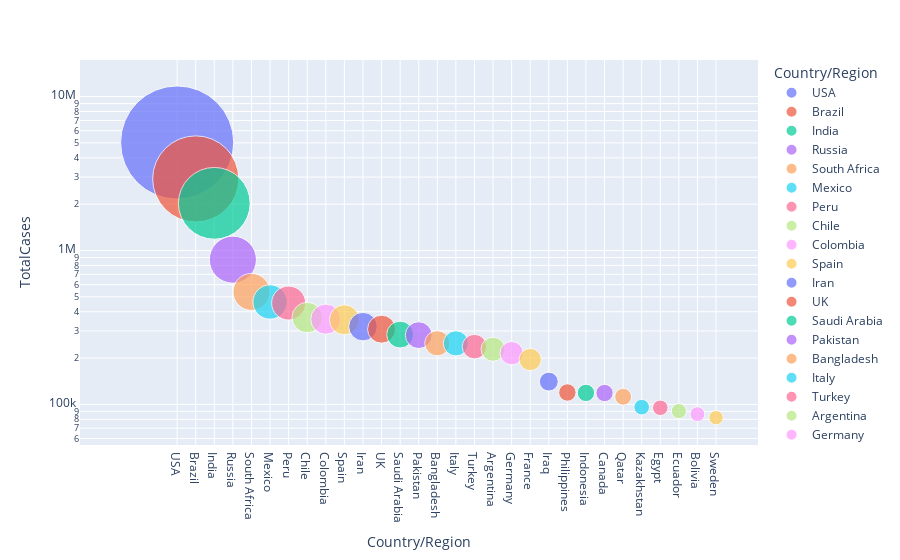

Notebook cell for this chart:
### Code cell
px.scatter(df1.head(30), x = 'Country/Region', y='TotalCases', hover_data = ['Country/Region', 'Continent'],
          color='Country/Region', size='TotalCases', size_max=80, log_y=True)

### Figure 1 — Plotly figure (JSON) as saved in the notebook; plotly's stock layout.template omitted (floating-point values rounded to 4 significant figures)
{"data": [{"customdata": [["USA", "North America"]], "hovertemplate": "Country/Region=%{customdata[0]}<br>TotalCases=%{marker.size}<br>Continent=%{customdata[1]}<extra></extra>", "legendgroup": "USA", "marker": {"color": "#636efa", "size": [5032179], "sizemode": "area", "sizeref": 786.3, "symbol": "circle"}, "mode": "markers", "name": "USA", "orientation": "v", "showlegend": true, "type": "scatter", "x": ["USA"], "xaxis": "x", "y": [5032179], "yaxis": "y"}, {"customdata": [["Brazil", "South America"]], "hovertemplate": "Country/Region=%{customdata[0]}<br>TotalCases=%{marker.size}<br>Continent=%{customdata[1]}<extra></extra>", "legendgroup": "Brazil", "marker": {"color": "#EF553B", "size": [2917562], "sizemode": "area", "sizeref": 786.3, "symbol": "circle"}, "mode": "markers", "name": "Brazil", "orientation": "v", "showlegend": true, "type": "scatter", "x": ["Brazil"], "xaxis": "x", "y": [2917562], "yaxis": "y"}, {"customdata": [["India", "Asia"]], "hovertemplate": "Country/Region=%{customdata[0]}<br>TotalCases=%{marker.size}<br>Continent=%{customdata[1]}<extra></extra>", "legendgroup": "India", "marker": {"color": "#00cc96", "size": [2025409], "sizemode": "area", "sizeref": 786.3, "symbol": "circle"}, "mode": "markers", "name": "India", "orientation": "v", "showlegend": true, "type": "scatter", "x": ["India"], "xaxis": "x", "y": [2025409], "yaxis": "y"}, {"customdata": [["Russia", "Europe"]], "hovertemplate": "Country/Region=%{customdata[0]}<br>TotalCases=%{marker.size}<br>Continent=%{customdata[1]}<extra></extra>", "legendgroup": "Russia", "marker": {"color": "#ab63fa", "size": [871894], "sizemode": "area", "sizeref": 786.3, "symbol": "circle"}, "mode": "markers", "name": "Russia", "orientation": "v", "showlegend": true, "type": "scatter", "x": ["Russia"], "xaxis": "x", "y": [871894], "yaxis": "y"}, {"customdata": [["South Africa", "Africa"]], "hovertemplate": "Country/Region=%{customdata[0]}<br>TotalCases=%{marker.size}<br>Continent=%{customdata[1]}<extra></extra>", "legendgroup": "South Africa", "marker": {"color": "#FFA15A", "size": [538184], "sizemode": "area", "sizeref": 786.3, "symbol": "circle"}, "mode": "markers", "name": "South Africa", "orientation": "v", "showlegend": true, "type": "scatter", "x": ["South Africa"], "xaxis": "x", "y": [538184], "yaxis": "y"}, {"customdata": [["Mexico", "North America"]], "hovertemplate": "Country/Region=%{customdata[0]}<br>TotalCases=%{marker.size}<br>Continent=%{customdata[1]}<extra></extra>", "legendgroup": "Mexico", "marker": {"color": "#19d3f3", "size": [462690], "sizemode": "area", "sizeref": 786.3, "symbol": "circle"}, "mode": "markers", "name": "Mexico", "orientation": "v", "showlegend": true, "type": "scatter", "x": ["Mexico"], "xaxis": "x", "y": [462690], "yaxis": "y"}, {"customdata": [["Peru", "South America"]], "hovertemplate": "Country/Region=%{customdata[0]}<br>TotalCases=%{marker.size}<br>Continent=%{customdata[1]}<extra></extra>", "legendgroup": "Peru", "marker": {"color": "#FF6692", "size": [455409], "sizemode": "area", "sizeref": 786.3, "symbol": "circle"}, "mode": "markers", "name": "Peru", "orientation": "v", "showlegend": true, "type": "scatter", "x": ["Peru"], "xaxis": "x", "y": [455409], "yaxis": "y"}, {"customdata": [["Chile", "South America"]], "hovertemplate": "Country/Region=%{customdata[0]}<br>TotalCases=%{marker.size}<br>Continent=%{customdata[1]}<extra></extra>", "legendgroup": "Chile", "marker": {"color": "#B6E880", "size": [366671], "sizemode": "area", "sizeref": 786.3, "symbol": "circle"}, "mode": "markers", "name": "Chile", "orientation": "v", "showlegend": true, "type": "scatter", "x": ["Chile"], "xaxis": "x", "y": [366671], "yaxis": "y"}, {"customdata": [["Colombia", "South America"]], "hovertemplate": "Country/Region=%{customdata[0]}<br>TotalCases=%{marker.size}<br>Continent=%{customdata[1]}<extra></extra>", "legendgroup": "Colombia", "marker": {"color": "#FF97FF", "size": [357710], "sizemode": "area", "sizeref": 786.3, "symbol": "circle"}, "mode": "markers", "name": "Colombia", "orientation": "v", "showlegend": true, "type": "scatter", "x": ["Colombia"], "xaxis": "x", "y": [357710], "yaxis": "y"}, {"customdata": [["Spain", "Europe"]], "hovertemplate": "Country/Region=%{customdata[0]}<br>TotalCases=%{marker.size}<br>Continent=%{customdata[1]}<extra></extra>", "legendgroup": "Spain", "marker": {"color": "#FECB52", "size": [354530], "sizemode": "area", "sizeref": 786.3, "symbol": "circle"}, "mode": "markers", "name": "Spain", "orientation": "v", "showlegend": true, "type": "scatter", "x": ["Spain"], "xaxis": "x", "y": [354530], "yaxis": "y"}, {"customdata": [["Iran", "Asia"]], "hovertemplate": "Country/Region=%{customdata[0]}<br>TotalCases=%{marker.size}<br>Continent=%{customdata[1]}<extra></extra>", "legendgroup": "Iran", "marker": {"color": "#636efa", "size": [320117], "sizemode": "area", "sizeref": 786.3, "symbol": "circle"}, "mode": "markers", "name": "Iran", "orientation": "v", "showlegend": true, "type": "scatter", "x": ["Iran"], "xaxis": "x", "y": [320117], "yaxis": "y"}, {"customdata": [["UK", "Europe"]], "hovertemplate": "Country/Region=%{customdata[0]}<br>TotalCases=%{marker.size}<br>Continent=%{customdata[1]}<extra></extra>", "legendgroup": "UK", "marker": {"color": "#EF553B", "size": [308134], "sizemode": "area", "sizeref": 786.3, "symbol": "circle"}, "mode": "markers", "name": "UK", "orientation": "v", "showlegend": true, "type": "scatter", "x": ["UK"], "xaxis": "x", "y": [308134], "yaxis": "y"}, {"customdata": [["Saudi Arabia", "Asia"]], "hovertemplate": "Country/Region=%{customdata[0]}<br>TotalCases=%{marker.size}<br>Continent=%{customdata[1]}<extra></extra>", "legendgroup": "Saudi Arabia", "marker": {"color": "#00cc96", "size": [284226], "sizemode": "area", "sizeref": 786.3, "symbol": "circle"}, "mode": "markers", "name": "Saudi Arabia", "orientation": "v", "showlegend": true, "type": "scatter", "x": ["Saudi Arabia"], "xaxis": "x", "y": [284226], "yaxis": "y"}, {"customdata": [["Pakistan", "Asia"]], "hovertemplate": "Country/Region=%{customdata[0]}<br>TotalCases=%{marker.size}<br>Continent=%{customdata[1]}<extra></extra>", "legendgroup": "Pakistan", "marker": {"color": "#ab63fa", "size": [281863], "sizemode": "area", "sizeref": 786.3, "symbol": "circle"}, "mode": "markers", "name": "Pakistan", "orientation": "v", "showlegend": true, "type": "scatter", "x": ["Pakistan"], "xaxis": "x", "y": [281863], "yaxis": "y"}, {"customdata": [["Bangladesh", "Asia"]], "hovertemplate": "Country/Region=%{customdata[0]}<br>TotalCases=%{marker.size}<br>Continent=%{customdata[1]}<extra></extra>", "legendgroup": "Bangladesh", "marker": {"color": "#FFA15A", "size": [249651], "sizemode": "area", "sizeref": 786.3, "symbol": "circle"}, "mode": "markers", "name": "Bangladesh", "orientation": "v", "showlegend": true, "type": "scatter", "x": ["Bangladesh"], "xaxis": "x", "y": [249651], "yaxis": "y"}, {"customdata": [["Italy", "Europe"]], "hovertemplate": "Country/Region=%{customdata[0]}<br>TotalCases=%{marker.size}<br>Continent=%{customdata[1]}<extra></extra>", "legendgroup": "Italy", "marker": {"color": "#19d3f3", "size": [249204], "sizemode": "area", "sizeref": 786.3, "symbol": "circle"}, "mode": "markers", "name": "Italy", "orientation": "v", "showlegend": true, "type": "scatter", "x": ["Italy"], "xaxis": "x", "y": [249204], "yaxis": "y"}, {"customdata": [["Turkey", "Asia"]], "hovertemplate": "Country/Region=%{customdata[0]}<br>TotalCases=%{marker.size}<br>Continent=%{customdata[1]}<extra></extra>", "legendgroup": "Turkey", "marker": {"color": "#FF6692", "size": [237265], "sizemode": "area", "sizeref": 786.3, "symbol": "circle"}, "mode": "markers", "name": "Turkey", "orientation": "v", "showlegend": true, "type": "scatter", "x": ["Turkey"], "xaxis": "x", "y": [237265], "yaxis": "y"}, {"customdata": [["Argentina", "South America"]], "hovertemplate": "Country/Region=%{customdata[0]}<br>TotalCases=%{marker.size}<br>Continent=%{customdata[1]}<extra></extra>", "legendgroup": "Argentina", "marker": {"color": "#B6E880", "size": [228195], "sizemode": "area", "sizeref": 786.3, "symbol": "circle"}, "mode": "markers", "name": "Argentina", "orientation": "v", "showlegend": true, "type": "scatter", "x": ["Argentina"], "xaxis": "x", "y": [228195], "yaxis": "y"}, {"customdata": [["Germany", "Europe"]], "hovertemplate": "Country/Region=%{customdata[0]}<br>TotalCases=%{marker.size}<br>Continent=%{customdata[1]}<extra></extra>", "legendgroup": "Germany", "marker": {"color": "#FF97FF", "size": [215210], "sizemode": "area", "sizeref": 786.3, "symbol": "circle"}, "mode": "markers", "name": "Germany", "orientation": "v", "showlegend": true, "type": "scatter", "x": ["Germany"], "xaxis": "x", "y": [215210], "yaxis": "y"}, {"customdata": [["France", "Europe"]], "hovertemplate": "Country/Region=%{customdata[0]}<br>TotalCases=%{marker.size}<br>Continent=%{customdata[1]}<extra></extra>", "legendgroup": "France", "marker": {"color": "#FECB52", "size": [195633], "sizemode": "area", "sizeref": 786.3, "symbol": "circle"}, "mode": "markers", "name": "France", "orientation": "v", "showlegend": true, "type": "scatter", "x": ["France"], "xaxis": "x", "y": [195633], "yaxis": "y"}, {"customdata": [["Iraq", "Asia"]], "hovertemplate": "Country/Region=%{customdata[0]}<br>TotalCases=%{marker.size}<br>Continent=%{customdata[1]}<extra></extra>", "legendgroup": "Iraq", "marker": {"color": "#636efa", "size": [140603], "sizemode": "area", "sizeref": 786.3, "symbol": "circle"}, "mode": "markers", "name": "Iraq", "orientation": "v", "showlegend": true, "type": "scatter", "x": ["Iraq"], "xaxis": "x", "y": [140603], "yaxis": "y"}, {"customdata": [["Philippines", "Asia"]], "hovertemplate": "Country/Region=%{customdata[0]}<br>TotalCases=%{marker.size}<br>Continent=%{customdata[1]}<extra></extra>", "legendgroup": "Philippines", "marker": {"color": "#EF553B", "size": [119460], "sizemode": "area", "sizeref": 786.3, "symbol": "circle"}, "mode": "markers", "name": "Philippines", "orientation": "v", "showlegend": true, "type": "scatter", "x": ["Philippines"], "xaxis": "x", "y": [119460], "yaxis": "y"}, {"customdata": [["Indonesia", "Asia"]], "hovertemplate": "Country/Region=%{customdata[0]}<br>TotalCases=%{marker.size}<br>Continent=%{customdata[1]}<extra></extra>", "legendgroup": "Indonesia", "marker": {"color": "#00cc96", "size": [118753], "sizemode": "area", "sizeref": 786.3, "symbol": "circle"}, "mode": "markers", "name": "Indonesia", "orientation": "v", "showlegend": true, "type": "scatter", "x": ["Indonesia"], "xaxis": "x", "y": [118753], "yaxis": "y"}, {"customdata": [["Canada", "North America"]], "hovertemplate": "Country/Region=%{customdata[0]}<br>TotalCases=%{marker.size}<br>Continent=%{customdata[1]}<extra></extra>", "legendgroup": "Canada", "marker": {"color": "#ab63fa", "size": [118561], "sizemode": "area", "sizeref": 786.3, "symbol": "circle"}, "mode": "markers", "name": "Canada", "orientation": "v", "showlegend": true, "type": "scatter", "x": ["Canada"], "xaxis": "x", "y": [118561], "yaxis": "y"}, {"customdata": [["Qatar", "Asia"]], "hovertemplate": "Country/Region=%{customdata[0]}<br>TotalCases=%{marker.size}<br>Continent=%{customdata[1]}<extra></extra>", "legendgroup": "Qatar", "marker": {"color": "#FFA15A", "size": [112092], "sizemode": "area", "sizeref": 786.3, "symbol": "circle"}, "mode": "markers", "name": "Qatar", "orientation": "v", "showlegend": true, "type": "scatter", "x": ["Qatar"], "xaxis": "x", "y": [112092], "yaxis": "y"}, {"customdata": [["Kazakhstan", "Asia"]], "hovertemplate": "Country/Region=%{customdata[0]}<br>TotalCases=%{marker.size}<br>Continent=%{customdata[1]}<extra></extra>", "legendgroup": "Kazakhstan", "marker": {"color": "#19d3f3", "size": [95942], "sizemode": "area", "sizeref": 786.3, "symbol": "circle"}, "mode": "markers", "name": "Kazakhstan", "orientation": "v", "showlegend": true, "type": "scatter", "x": ["Kazakhstan"], "xaxis": "x", "y": [95942], "yaxis": "y"}, {"customdata": [["Egypt", "Africa"]], "hovertemplate": "Country/Region=%{customdata[0]}<br>TotalCases=%{marker.size}<br>Continent=%{customdata[1]}<extra></extra>", "legendgroup": "Egypt", "marker": {"color": "#FF6692", "size": [95006], "sizemode": "area", "sizeref": 786.3, "symbol": "circle"}, "mode": "markers", "name": "Egypt", "orientation": "v", "showlegend": true, "type": "scatter", "x": ["Egypt"], "xaxis": "x", "y": [95006], "yaxis": "y"}, {"customdata": [["Ecuador", "South America"]], "hovertemplate": "Country/Region=%{customdata[0]}<br>TotalCases=%{marker.size}<br>Continent=%{customdata[1]}<extra></extra>", "legendgroup": "Ecuador", "marker": {"color": "#B6E880", "size": [90537], "sizemode": "area", "sizeref": 786.3, "symbol": "circle"}, "mode": "markers", "name": "Ecuador", "orientation": "v", "showlegend": true, "type": "scatter", "x": ["Ecuador"], "xaxis": "x", "y": [90537], "yaxis": "y"}, {"customdata": [["Bolivia", "South America"]], "hovertemplate": "Country/Region=%{customdata[0]}<br>TotalCases=%{marker.size}<br>Continent=%{customdata[1]}<extra></extra>", "legendgroup": "Bolivia", "marker": {"color": "#FF97FF", "size": [86423], "sizemode": "area", "sizeref": 786.3, "symbol": "circle"}, "mode": "markers", "name": "Bolivia", "orientation": "v", "showlegend": true, "type": "scatter", "x": ["Bolivia"], "xaxis": "x", "y": [86423], "yaxis": "y"}, {"customdata": [["Sweden", "Europe"]], "hovertemplate": "Country/Region=%{customdata[0]}<br>TotalCases=%{marker.size}<br>Continent=%{customdata[1]}<extra></extra>", "legendgroup": "Sweden", "marker": {"color": "#FECB52", "size": [81967], "sizemode": "area", "sizeref": 786.3, "symbol": "circle"}, "mode": "markers", "name": "Sweden", "orientation": "v", "showlegend": true, "type": "scatter", "x": ["Sweden"], "xaxis": "x", "y": [81967], "yaxis": "y"}], "layout": {"legend": {"itemsizing": "constant", "title": {"text": "Country/Region"}, "tracegroupgap": 0}, "margin": {"t": 60}, "xaxis": {"anchor": "y", "categoryarray": ["USA", "Brazil", "India", "Russia", "South Africa", "Mexico", "Peru", "Chile", "Colombia", "Spain", "Iran", "UK", "Saudi Arabia", "Pakistan", "Bangladesh", "Italy", "Turkey", "Argentina", "Germany", "France", "Iraq", "Philippines", "Indonesia", "Canada", "Qatar", "Kazakhstan", "Egypt", "Ecuador", "Bolivia", "Sweden"], "categoryorder": "array", "domain": [0, 1], "title": {"text": "Country/Region"}}, "yaxis": {"anchor": "x", "domain": [0, 1], "title": {"text": "TotalCases"}, "type": "log"}}}
